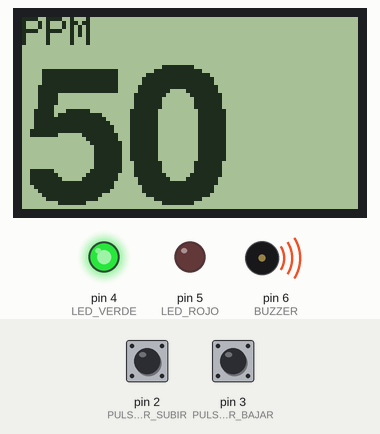
The sketch below on a simulated Arduino Uno, built with avr-gcc and run on an emulated ATmega328P. Shown: 84×48 one-colour display, output pins drawn as LEDs (lit = HIGH), buzzer (waves = sounding). Inputs (shaded band) come from the test bench; at power-on: pin 2 (PULSADOR_SUBIR) HIGH, pin 3 (PULSADOR_BAJAR) HIGH. What the sketch prints to the serial monitor is not drawn.

Above: at 4.2 s.
4.3 s: pin 2 (PULSADOR_SUBIR) pulled LOW for 1 s
At 5.8 s:
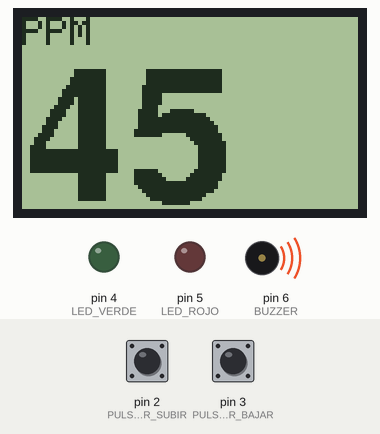
6.9 s: pin 2 (PULSADOR_SUBIR) pulled LOW for 0.15 s
At 7.8 s:
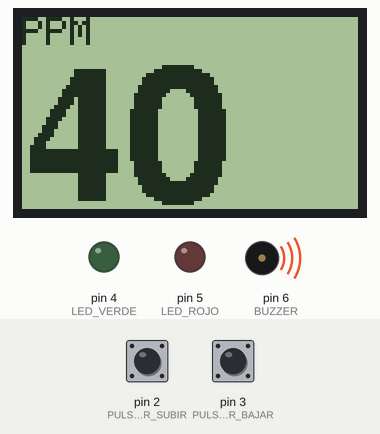
8.6 s: pin 3 (PULSADOR_BAJAR) pulled LOW for 0.15 s
At 9.7 s:
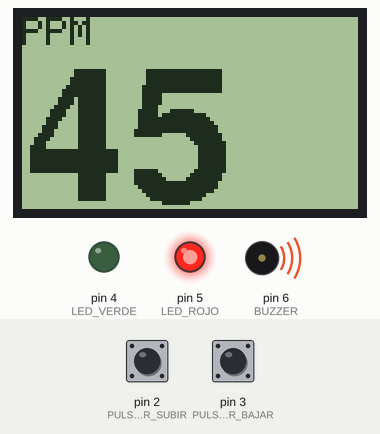
10.2 s: pin 3 (PULSADOR_BAJAR) pulled LOW for 3.2 s
At 14.5 s:
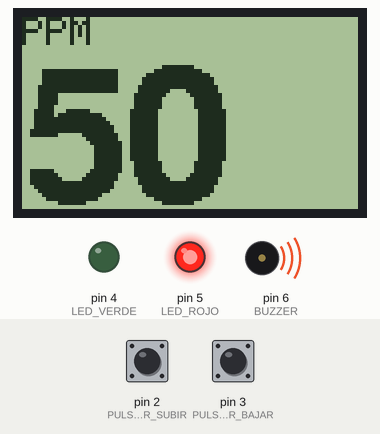
14.9 s: pin 2 (PULSADOR_SUBIR) pulled LOW for 3.2 s
At 16.4 s:
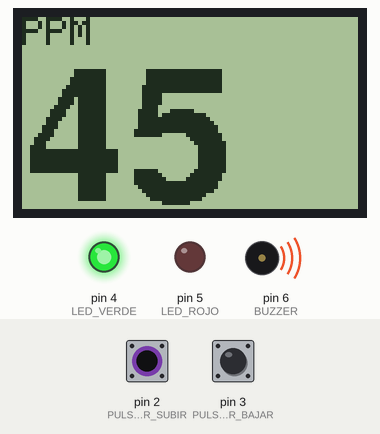
Timing chart, 0 to 19.6 s (numbered marks = the images above; inputs shaded):
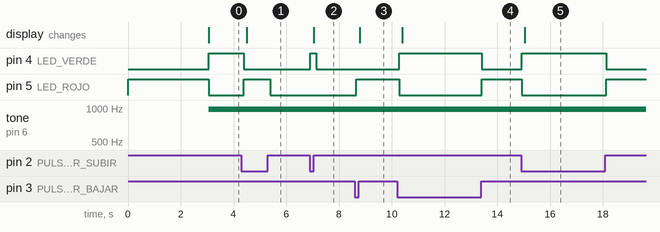

Measured:
- after the input at 4.3 s, pin 4 (LED_VERDE): HIGH → LOW after 0.08 s; pin 5 (LED_ROJO): LOW → HIGH after 0.08 s, → LOW 1.0 s later; the display: changes after 0.20 s (image 1)
- after the input at 6.9 s, pin 4 (LED_VERDE): LOW → HIGH at once, → LOW 0.22 s later; the display: changes after 0.13 s (image 2)
- after the input at 8.6 s, pin 5 (LED_ROJO): LOW → HIGH after 0.05 s; the display: changes after 0.19 s (image 3)
- after the input at 10.2 s, pin 4 (LED_VERDE): LOW → HIGH after 0.09 s, → LOW 3.1 s later; pin 5 (LED_ROJO): HIGH → LOW after 0.09 s, → HIGH 3.1 s later; the display: changes after 0.20 s (image 4)
- after the input at 14.9 s, pin 4 (LED_VERDE): LOW → HIGH at once, → LOW 3.2 s later; pin 5 (LED_ROJO): HIGH → LOW at once, → HIGH 3.2 s later; the display: changes after 0.14 s (image 5)

The sketch:

paddle-strokes-trainer.ino
```cpp
// Librerías
#include <SPI.h>
#include <Adafruit_GFX.h>
#include <Adafruit_PCD8544.h>
#include <Fonts/FreeSansBold9pt7b.h>
#include <Fonts/FreeSansBold24pt7b.h>

// Pines
const int PULSADOR_SUBIR = 2; // Pulsador que aumenta el número de paladas por minuto.
const int PULSADOR_BAJAR = 3; // Pulsador que disminuye el número de paladas por minuto.
const int LED_VERDE      = 4; // LED de color azul.
const int LED_ROJO       = 5; // LED de color verde.
const int BUZZER         = 6; // Buzzer.
// const int LCD_BACKLIGHT  = 9; // Backlight del LCD.

// Constantes
const int MAXIMO_PALADAS     = 150;  // Número máximo de paladas por minuto.
const int MINIMO_PALADAS     = 30;   // Número mínimo de paladas por minuto.
const int FACTOR_PALADAS     = 5;    // Valor en el que aumenta/disminuye el número de paladas.
const int DURACION_DESTELLO  = 200;  // Número de milisegundos que dura el destello de los LEDs.
const int VOLUMEN_BUZZER     = 210;  // Volumen con el que suena el buzzer. Valor con el que suena más alto: 210.
const int BRILLO_BACKLIGHT   = 120;  // Brillo del backlight del LCD.
const int TIEMPO_INACTIVIDAD = 5000; // Milisegundos que deben pasar para estar en inactividad.

// Variables
unsigned long intervalo        = 1200;      // Milisegundos que debe haber entre las paladas.
unsigned int  paladas          = 50;        // Número de paladas por minuto incial.
unsigned long ultima_pulsacion = millis();  // Milisegundos que pasaron desde que se inició el programa hasta que se tocó un pulsador.
unsigned long ultimo_destello  = millis();  // Milisegundos que pasaron desde que se inició el programa hasta que se hizo alguna palada.
boolean backlight_on           = true;      // Indica si el display está prendido (1) o apagado (0).
boolean buzzer_on              = false;     // Indica si el buzzer está prendido (1) o apagado (0).
int led_on                     = LED_ROJO;  // Indica qué LED está prendido.
int led_off                    = LED_VERDE; // Indica qué LED está apagado.

// LCD
// pin 13 - Serial clock out (SCLK)
// pin 11 - Serial data out (DIN)
// pin 8  - Data/Command select (D/C)
// pin 12 - LCD chip select (CS)
// pin 10 - LCD reset (RST)
Adafruit_PCD8544 lcd = Adafruit_PCD8544(13, 11, 8, 12, 10);


/*
 * Inicializa los pines, el serial y el lcd.
 */
void setup() {
  // Define pines de entrada y salida
  pinMode(PULSADOR_SUBIR, INPUT);
  pinMode(PULSADOR_BAJAR, INPUT);
  // pinMode(LCD_BACKLIGHT,  OUTPUT);
  pinMode(LED_VERDE,      OUTPUT);
  pinMode(LED_ROJO,       OUTPUT);
  pinMode(BUZZER,         OUTPUT);

  // Inicializa los LEDs
  digitalWrite(LED_VERDE, LOW);
  digitalWrite(LED_ROJO,  HIGH);

  // Enciende el backlight del LCD
  // analogWrite(LCD_BACKLIGHT, BRILLO_BACKLIGHT);

  // Inicializa el serial
  Serial.begin(9600);
  Serial.println("Serial funcionando...");

  // Inicializa el lcd
  lcd.begin();
  lcd.setContrast(50); // Establece el contraste del LCD.
  lcd.clearDisplay();  // Limpia la pantalla y el buffer.

  // Muestra el mensaje de bienvenida
  lcd.setCursor(0,12);
  lcd.setFont(&FreeSansBold9pt7b);
  lcd.println("Hola");
  lcd.println("mostro!");
  lcd.display();
  delay(3000);
  lcd.clearDisplay();

  // Muestra los datos iniciales en el LCD
  actualizarLCD();
} // Fin de setup()


/*
 * Actualiza los datos que se muestran el LCD y el serial.
 */
void actualizarLCD() {
  lcd.clearDisplay();

  lcd.setFont();
  lcd.setCursor(0, 0);
  lcd.print("PPM");

  lcd.setFont(&FreeSansBold24pt7b);
  lcd.setCursor(0, 45);
  lcd.print(paladas);

  lcd.display();

  Serial.print("Paladas por minuto: ");
  Serial.println(paladas, DEC);
} // Fin de actualizarLCD()


/*
 * Actualiza el intervalo de tiempo que debe haber entre las paladas.
 */
void actualizarRitmo() {
  intervalo = (long)(60 / (float)paladas * 1000);
  actualizarLCD();
} // Fin de actualizarRitmo()


/*
 * Aumenta el número de paladas por minuto.
 */
void aumentarPaladas() {
  if (paladas == MAXIMO_PALADAS)
    paladas = MINIMO_PALADAS;
  else
    paladas += FACTOR_PALADAS;

  actualizarRitmo();

  // Detiene el programa hasta que no se suelte el pulsador para evitar ingresar de nuevo a la función
  while (digitalRead(PULSADOR_SUBIR) == HIGH && digitalRead(PULSADOR_BAJAR) == LOW)
    delay(100);
} // Fin de aumentarPaladas()


/*
 * Disminuye el número de paladas por minuto.
 */
void disminuirPaladas() {
  if (paladas == MINIMO_PALADAS)
    paladas = MAXIMO_PALADAS;
  else
    paladas -= FACTOR_PALADAS;

  actualizarRitmo();

  // Detiene el programa hasta que no se suelte el pulsador para evitar ingresar de nuevo a la función
  while (digitalRead(PULSADOR_BAJAR) == HIGH && digitalRead(PULSADOR_SUBIR) == LOW)
    delay(100);
} // Fin de disminuirPaladas()


/*
 * Enciende y apaga los LEDs de acuerdo al intervalo de tiempo entre paladas.
 */
void destellar() {
  int led;

  // Apaga el LED y el buzzer encendidos una vez pasada la duración del destello.
  if ((millis() - ultimo_destello) > DURACION_DESTELLO && digitalRead(led_on) == HIGH) {
    digitalWrite(led_on, LOW);
    if (buzzer_on)
      analogWrite(BUZZER, 0);
  }

  // Enciende el LED correspondiente y el buzzer una vez pasado el intervalo entre paladas.
  if ((millis() - ultimo_destello) >= intervalo) {
    digitalWrite(led_off, HIGH);

    if (buzzer_on)
      analogWrite(BUZZER, VOLUMEN_BUZZER);

    // Intercambia el LED encendido por el apagado.
    led     = led_on;
    led_on  = led_off;
    led_off = led;

    ultimo_destello = millis();
  }

  // Apaga el backlight del LCD una vez pasado el tiempo de inactividad.
  if ((millis() - ultima_pulsacion) >= TIEMPO_INACTIVIDAD && backlight_on) {
    // analogWrite(LCD_BACKLIGHT, BRILLO_BACKLIGHT);
    // backlight_on = false;
  }
} // Fin de destellar()


/*
 * Detecta si un pulsador es presionado para aumentar/disminuir el número de
 * paladas por minuto.
 */
void detectarPulsadores() {
  boolean subir = digitalRead(PULSADOR_SUBIR) == HIGH && digitalRead(PULSADOR_BAJAR) == LOW;
  boolean bajar = digitalRead(PULSADOR_SUBIR) == LOW  && digitalRead(PULSADOR_BAJAR) == HIGH;
  boolean ambos = digitalRead(PULSADOR_SUBIR) == HIGH && digitalRead(PULSADOR_BAJAR) == HIGH;

  if (subir) {
    delay(100);

    if (subir) {
      aumentarPaladas();
      ultima_pulsacion = millis();
      // analogWrite(LCD_BACKLIGHT, BRILLO_BACKLIGHT);
      // backlight_on = true;
    }
  }

  if (bajar) {
    delay(100);

    if (bajar) {
      disminuirPaladas();
      ultima_pulsacion = millis();
      // analogWrite(LCD_BACKLIGHT, BRILLO_BACKLIGHT);
      // backlight_on = true;
    }
  }

  if (ambos) {
    buzzer_on = !buzzer_on;

    if (buzzer_on)
      analogWrite(BUZZER, VOLUMEN_BUZZER);
    else
      analogWrite(BUZZER, 0);

    actualizarLCD();

    Serial.print("Buzzer: ");
    Serial.println(buzzer_on, DEC);

    while (digitalRead(PULSADOR_SUBIR) == HIGH && digitalRead(PULSADOR_BAJAR) == HIGH)
      delay(100);
  }
} // Fin de detectarPulsadores()


/*
 * Bucle que se repite infinitamente. Enciende de forma intermitente los LEDs y
 * detecta si algún pulsador fue presionado.
 */
void loop() {
  destellar();
  detectarPulsadores();
} // Fin de loop()
```
